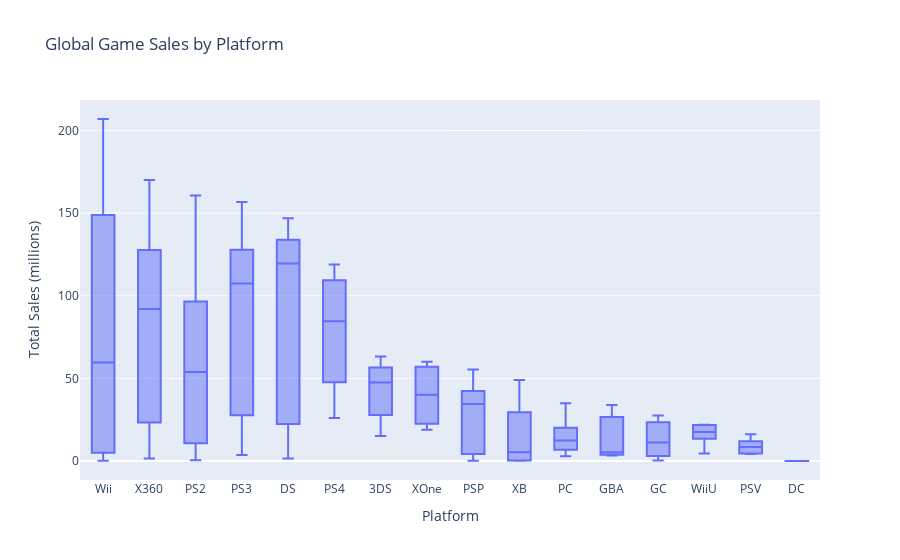

This figure's notebook cell:
### Markdown cell above
<div class='alert alert-info'>
Taking a look at our graph above it is evident that the PS4 is the top selling platform followed by the XBOX One and Nintendo 3DS. However, the latter two platforms have  loss significant share of their annual sales since the PS4 came on the market. Here are the platforms I expect to be profitable going into 2017:

1. PS4
2. PS5
3. XBOX One

</div>

### Code cell
# box plot for global sales of all games by platform

fig = px.box(
    best_sellers_sample,
    x='platform',
    y='total_sales',
    title='Global Game Sales by Platform',
    labels={
        'platform': 'Platform',
        'total_sales': 'Total Sales (millions)'
    }
)

fig.show()

### Figure 1 — Plotly figure (JSON) as saved in the notebook; plotly's stock layout.template omitted (floating-point values rounded to 4 significant figures)
{"data": [{"alignmentgroup": "True", "hovertemplate": "Platform=%{x}<br>Total Sales (millions)=%{y}<extra></extra>", "legendgroup": "", "marker": {"color": "#636efa"}, "name": "", "notched": false, "offsetgroup": "", "orientation": "v", "showlegend": false, "type": "box", "x": ["Wii", "Wii", "X360", "PS2", "PS3", "Wii", "DS", "DS", "X360", "PS3", "Wii", "X360", "PS3", "DS", "Wii", "X360", "DS", "DS", "PS4", "PS3", "PS3", "PS3", "PS2", "PS4", "X360", "X360", "X360", "DS", "PS2", "PS3", "PS4", "3DS", "XOne", "Wii", "3DS", "PSP", "XOne", "PS2", "X360", "3DS", "XB", "PS3", "PSP", "PSP", "3DS", "PSP", "PSP", "PC", "X360", "PSP", "GBA", "3DS", "GC", "PS2", "DS", "XOne", "PS4", "PC", "PC", "WiiU", "Wii", "WiiU", "PS3", "XOne", "PSP", "WiiU", "PC", "PS3", "WiiU", "PSV", "3DS", "PC", "PC", "PC", "X360", "PSV", "GC", "DS", "PSV", "XB", "PC", "Wii", "PC", "X360", "PSP", "PSV", "PS2", "GBA", "PC", "PSV", "WiiU", "PC", "PSV", "Wii", "PS3", "GBA", "PSP", "PC", "DS", "X360", "Wii", "XB", "PS2", "GC", "PSP", "XB", "Wii", "PSP", "DC", "DC"], "x0": " ", "xaxis": "x", "y": [207.0, 171.3, 170.0, 160.7, 156.8, 152.8, 146.9, 145.3, 143.8, 142.2, 137.2, 135.3, 130.9, 130.1, 128.0, 120.3, 119.8, 119.5, 118.9, 118.5, 113.2, 107.4, 103.4, 100, 99.74, 95.41, 88.58, 85.02, 75.99, 73.19, 69.25, 63.2, 60.14, 59.65, 56.57, 55.32, 54.07, 53.9, 51.62, 51.36, 49.08, 47.76, 46.93, 43.84, 43.76, 37.78, 35.04, 35.03, 34.74, 34.55, 33.86, 27.78, 27.62, 26.4, 26.18, 26.15, 25.99, 24.28, 23.22, 22.03, 21.71, 21.65, 20.96, 18.96, 17.82, 17.56, 16.91, 16.82, 16.35, 16.19, 15.14, 13.28, 12.42, 12.38, 11.96, 11.9, 11.26, 11.01, 10.59, 10.04, 9.28, 8.59, 8.52, 8.25, 7.69, 6.25, 5.64, 5.28, 5.25, 4.63, 4.6, 4.37, 4.25, 3.75, 3.6, 3.4, 3.14, 2.85, 1.54, 1.52, 1.14, 0.55, 0.45, 0.27, 0.24, 0.18, 0.18, 0.12, 0.04, 0.02], "y0": " ", "yaxis": "y"}], "layout": {"boxmode": "group", "legend": {"tracegroupgap": 0}, "title": {"text": "Global Game Sales by Platform"}, "xaxis": {"anchor": "y", "domain": [0, 1], "title": {"text": "Platform"}}, "yaxis": {"anchor": "x", "domain": [0, 1], "title": {"text": "Total Sales (millions)"}}}}
